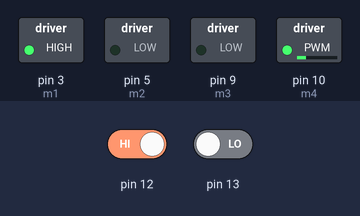
A sketch run on a simulated Arduino Uno, built with avr-gcc and run on an emulated ATmega328P. Parts: switched loads named in the sketch (green lamp = pin HIGH). The test bench sets the inputs (shaded band); at power-on: pin 12 HIGH, pin 13 LOW.

Above: at 0.15 s.
Timing chart, 0 to 0.2 s (numbered marks = the images above; inputs shaded):
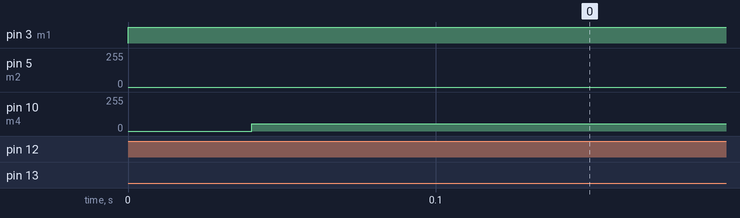

The sketch:

LineFollowerCoding1.ino
```cpp
#define m1 3
#define m2 5
#define m3 9
#define m4 10
int arrow=0;
void setup() {
  pinMode(m1,OUTPUT);
  pinMode(m2,OUTPUT);
  pinMode(m3,OUTPUT);
  pinMode(m4,OUTPUT);
  pinMode(12,INPUT);
  pinMode(13,INPUT);

}

  void loop()
  {
    int lsensor=digitalRead(12);
    int rsensor=digitalRead(13);
    if((lsensor==LOW)&&(rsensor==HIGH))
    {
      motorOut(100,100,2);
    }
    if((lsensor==HIGH)&&(rsensor==LOW))
    {
      motorOut(0,100,2);
    }
    if((lsensor==HIGH)&&(rsensor==LOW))
    {
      motorOut(100,0,2);
    }
  }

  void motorOut(unsigned char lpwm, unsigned char rpwm,int arrow)
     //arrow=1 mundur, 2 maju
  {
    if(arrow==1)
    {
      digitalWrite(m3,HIGH);
      digitalWrite(m1,LOW);
      analogWrite(m4,225-lpwm);
      analogWrite(m2,rpwm);
    }
    else if(arrow==2)
    {
      digitalWrite(m3,LOW);
      digitalWrite(m1,HIGH);
      analogWrite(m4,lpwm);
      analogWrite(m2,225-rpwm);
    }
  }
```
